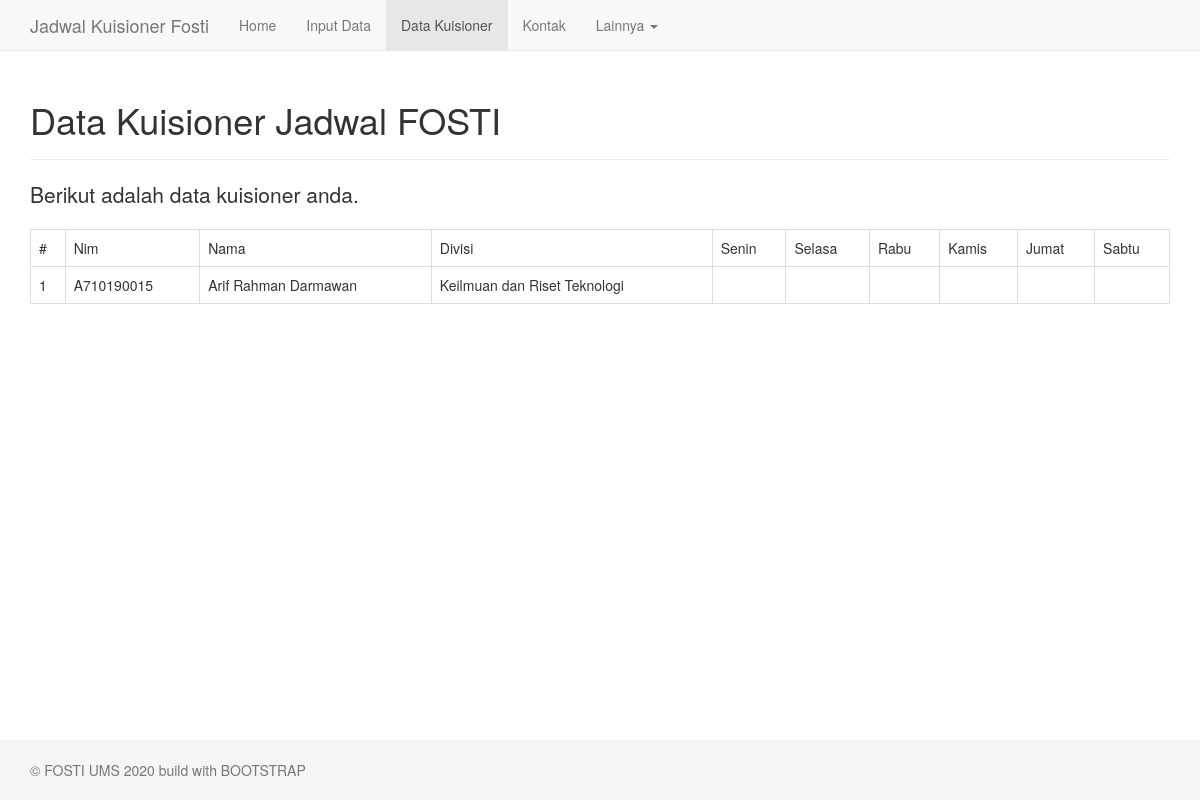
The app's page /input/data.php (signed in) with its own data.
### tables this page shows
CREATE TABLE `tbl_anggota` (
  `nim` varchar(15) NOT NULL,
  `nama` varchar(45) DEFAULT NULL,
  `password` varchar(25) NOT NULL,
  `status` varchar(2) NOT NULL DEFAULT '0',
  `divisi` varchar(100) DEFAULT NULL,
  `senin` varchar(100) DEFAULT NULL,
  `selasa` varchar(100) DEFAULT NULL,
  `rabu` varchar(100) DEFAULT NULL,
  `kamis` varchar(100) DEFAULT NULL,
  `jumat` varchar(100) DEFAULT NULL,
  `sabtu` varchar(100) DEFAULT NULL
);

### input/data.php (the view, shortened to what this page needs)
<?php
if (isset($_SESSION['anggota'])) {
include_once('../config/koneksi.php');
?>
<!DOCTYPE html>
<html lang="en">
<head>
    <link href="../assets/css/bootstrap.min.css" rel="stylesheet">
    <link href="footer-navbar.css" rel="stylesheet">
  </head>
  <body>
    <div class="navbar navbar-default navbar-fixed-top" role="navigation">
      <div class="container">
        <div class="navbar-header">
          <a class="navbar-brand" href="./">Jadwal Kuisioner Fosti</a>
        </div>
        <div class="collapse navbar-collapse">
          <ul class="nav navbar-nav">
            <li><a href="./">Home</a></li>
            <li><a href="input.php">Input Data</a></li>
            <li class="active"><a href="data.php">Data Kuisioner</a></li>
            <li><a href="kontak.php">Kontak</a></li>
            <li class="dropdown">
              <a href="#" class="dropdown-toggle" data-toggle="dropdown">Lainnya <span class="caret"></span></a>
            </li>
          </ul>
        </div>
      </div>
    </div>
      <div class="container" id='tes'>
        <div class="page-header">
          <h1>Data Kuisioner Jadwal FOSTI</h1>
        </div>
        <p class="lead">Berikut adalah data kuisioner anda.</p>
        <div class="table-responsive">
          <table class="table table-bordered">
            <tr>
              <td>#</td>
              <td>Nim</td>
              <td>Nama</td>
              <td>Divisi</td>
              <td>Senin</td>
              <td>Selasa</td>
              <td>Rabu</td>
              <td>Kamis</td>
              <td>Jumat</td>
              <td>Sabtu</td>
            </tr>
            <?php
            $nim=$_SESSION['anggota'];
            $sql = "SELECT * FROM tbl_anggota WHERE nim='$nim'";
            $hasil = mysqli_query($dbc, $sql);
            if(mysqli_num_rows($hasil) > 0){
              $no=1;
              while($row = mysqli_fetch_assoc($hasil)){
                ?>
            <tr>
              <td><?php echo $no; ?></td>
              <td><?php echo $row['nim']; ?></td>
              <td><?php echo $row['nama']; ?></td>
              <td><?php echo $row['divisi']; ?></td>
              <td><?php echo $row['senin']; ?></td>
              <td><?php echo $row['selasa']; ?></td>
              <td><?php echo $row['rabu']; ?></td>
              <td><?php echo $row['kamis']; ?></td>
              <td><?php echo $row['jumat']; ?></td>
              <td><?php echo $row['sabtu']; ?></td>
            </tr>
            <?php
            $no++;
              }
            } else {
              echo "<td colspan='4'>Data Kosong...</td>";
            }
            ?>
          </table>
        </div>
      </div>
      <div class="footer">
        <div class="container">
          <p class="text-muted">&copy FOSTI UMS 2020 build with BOOTSTRAP</p>
        </div>
      </div>
  </body>
</html>
<?php
} else {
	echo "<script>window.location='login/';</script>";
}
?>

### input/footer-navbar.css (style rules this page uses)
html { position: relative; min-height: 100%; }
body { margin-bottom: 60px; }
.footer { position: absolute; bottom: 0; width: 100%; height: 60px; background-color: #f5f5f5; }
body > .container { padding: 60px 15px 0; }
.container .text-muted { margin: 20px 0; }
.footer > .container { padding-right: 15px; padding-left: 15px; }

### records on screen
tbl_anggota: nim "A710190015", nama "Arif Rahman Darmawan", divisi "Keilmuan dan Riset Teknologi"
